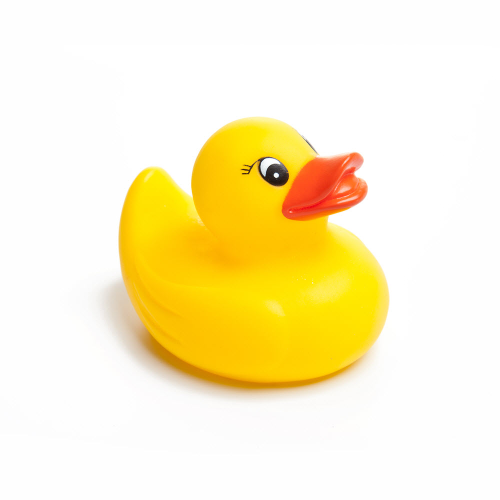
#> input picture trackbar/toy.jpg, 1000 x 1000 px (shown at 1/2 size)
$ python hsv-trackbar.py
#> lines starting #> are read from the running program, lines starting #| are printed output that depends on the picture; after the words box and inside, x2 and y2 are one past the last pixel; in counts of white or black regions, pixels touching at a corner belong together
import cv2
import numpy as np

# read the image
img = cv2.imread('toy.jpg')
#> img is the input picture: shape (1000, 1000, 3); mean B, G, R 199.9, 240.7, 252.5

# resize the image if required
img = cv2.resize(img, (500, 500))
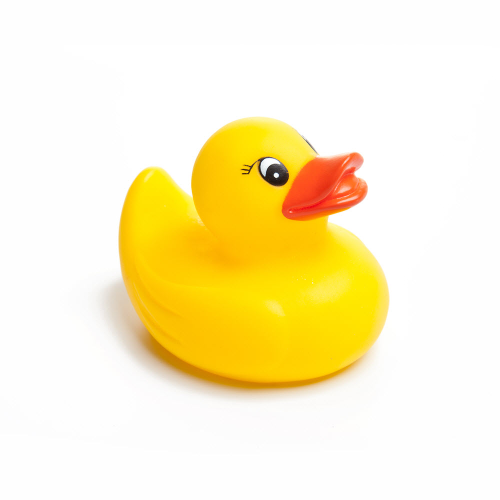
#> img: shape (500, 500, 3); mean B, G, R 199.9, 240.7, 252.5

# convert image into grey scale
grey = cv2.cvtColor(img, cv2.COLOR_BGR2GRAY)
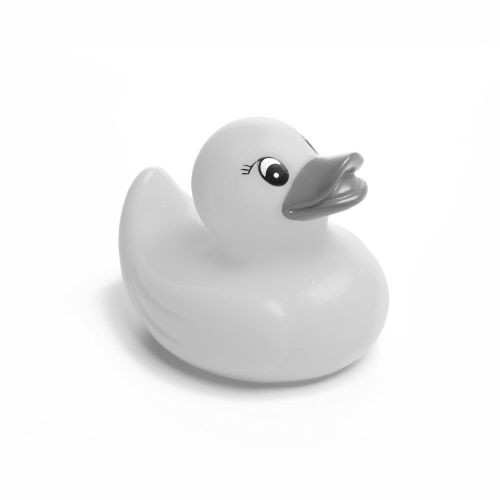
#> grey: shape (500, 500); min 25, max 255, mean 239.6

# convert image from BGR to HSV scale
hsv = cv2.cvtColor(img, cv2.COLOR_BGR2HSV)
#> hsv: shape (500, 500, 3); mean H, S, V 8.9, 53.6, 252.5

# create a named window for add trackbar
cv2.namedWindow('HSV Filter')

# create a dummy callback function for the trackbar
def dummy(a):
    pass

# create required trackbar using cv2.createTrackbar()
cv2.createTrackbar("Hue Min", "HSV Filter", 0, 179, dummy)
#> slider 'Hue Min' is set to 35
cv2.createTrackbar("Saturation Min", "HSV Filter", 0, 255, dummy)
#> slider 'Saturation Min' is set to 51
cv2.createTrackbar("Value Min", "HSV Filter", 0, 255, dummy)
#> slider 'Value Min' is set to 51
cv2.createTrackbar("Hue Max", "HSV Filter", 179, 179, dummy)
cv2.createTrackbar("Saturation Max", "HSV Filter", 255, 255, dummy)
cv2.createTrackbar("Value Max", "HSV Filter", 255, 255, dummy)

while True:
    # read current trackbar position using cv2.getTrackbarPos()
    hmin = cv2.getTrackbarPos("Hue Min", "HSV Filter")
    hmax = cv2.getTrackbarPos("Hue Max", "HSV Filter")
    smin = cv2.getTrackbarPos("Saturation Min", "HSV Filter")
    smax = cv2.getTrackbarPos("Saturation Max", "HSV Filter")
    vmin = cv2.getTrackbarPos("Value Min", "HSV Filter")
    vmax = cv2.getTrackbarPos("Value Max", "HSV Filter")

    # create lower bound and upper bound of the mask
    lower = np.array([hmin, smin, vmin])
    upper = np.array([hmax, smax, vmax])

    # create mask using cv2.inRange for filtering HSV
    mask = cv2.inRange(hsv, lower, upper)
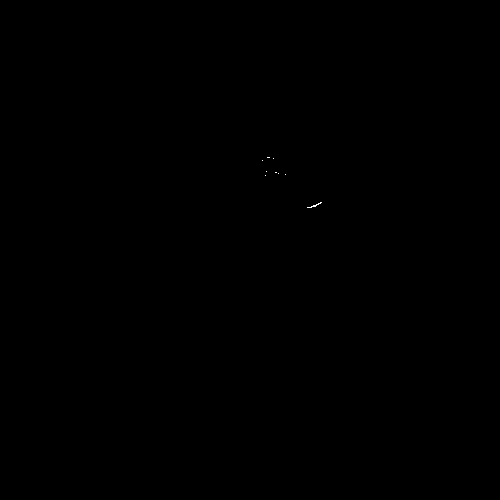
#> mask: shape (500, 500); 0.01% white in thin lines or dots, all inside (x1, y1, x2, y2) = (262, 157, 322, 208)

    # filter the image using cv2.bitwise_and() and mask
    result = cv2.bitwise_and(img, img, mask=mask)

    # update the result
    cv2.imshow("HSV Filter", result)

    # sense key for program termination
    key = cv2.waitKey(1)
#> (key q is pressed here)
    if key == ord('q'):
        break

# destory all open windows
cv2.destroyAllWindows()
